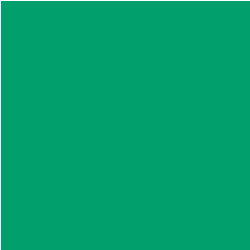
Frame 1 (no input)
Frame 60 (the mouse pressed at the canvas centre just before this capture): identical to frame 1, image omitted
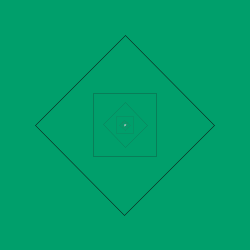
Frame 120 (the mouse held since frame 60 and released just before this capture)

The Processing sketch that drew these frames (run headless with seeded random() and noise(); from frame 60 on, the mouse is pressed at the canvas centre):

// Processing sketch: processing_96832
// ── processing_96832.pde

void setup()
{
  size(250,250);
}
 
void draw()
{
  noFill();
  background(#009F6B);
  translate(width/2,height/2);
 
  float sc = map(mouseX,0,width,1.0,0.01);
  float ro = map(mouseY,0,height,0,HALF_PI);
   
  for(int n =1; n<80 ;n++)
  {
    stroke(n*15);
    scale(sc);
    rotate(ro);
    rect(-width/2,-height/2,width, height);
  }
}
